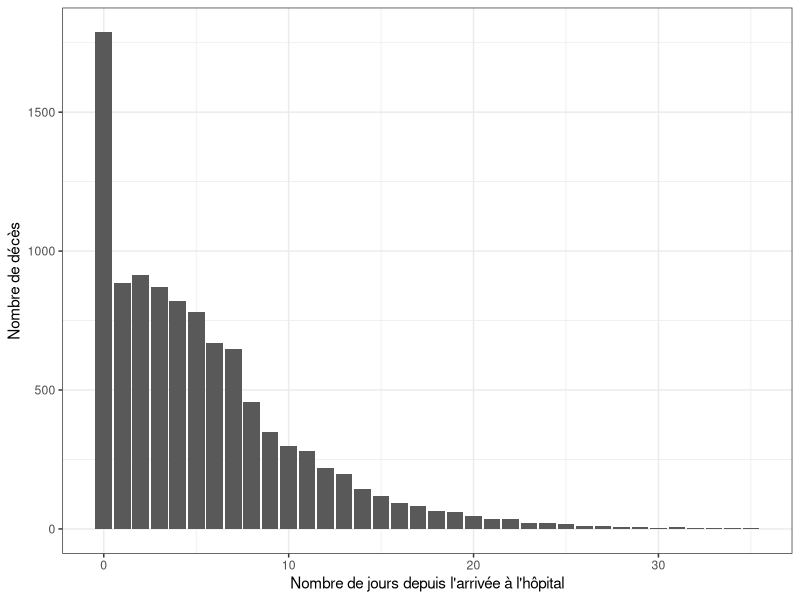
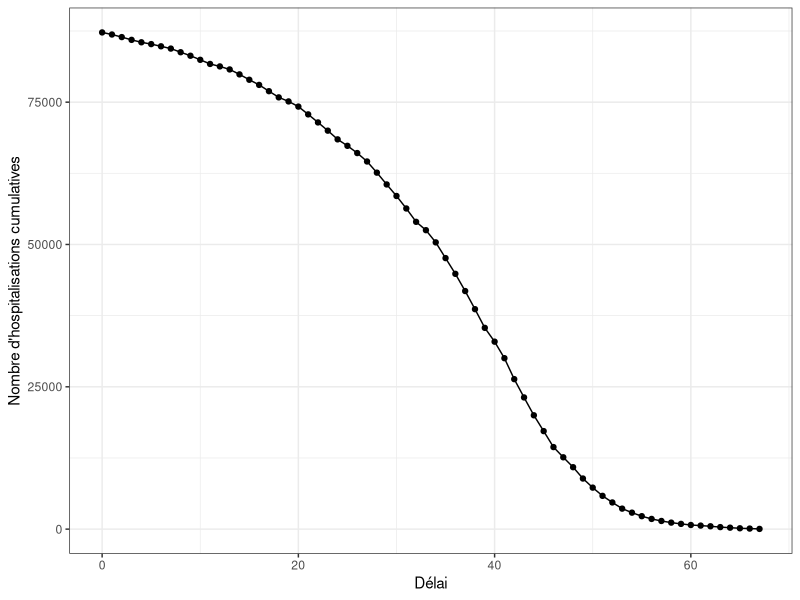
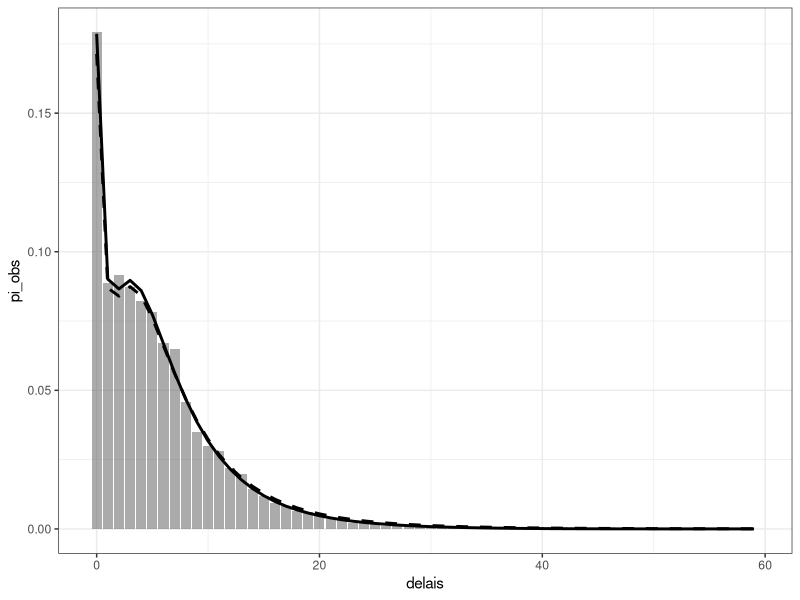
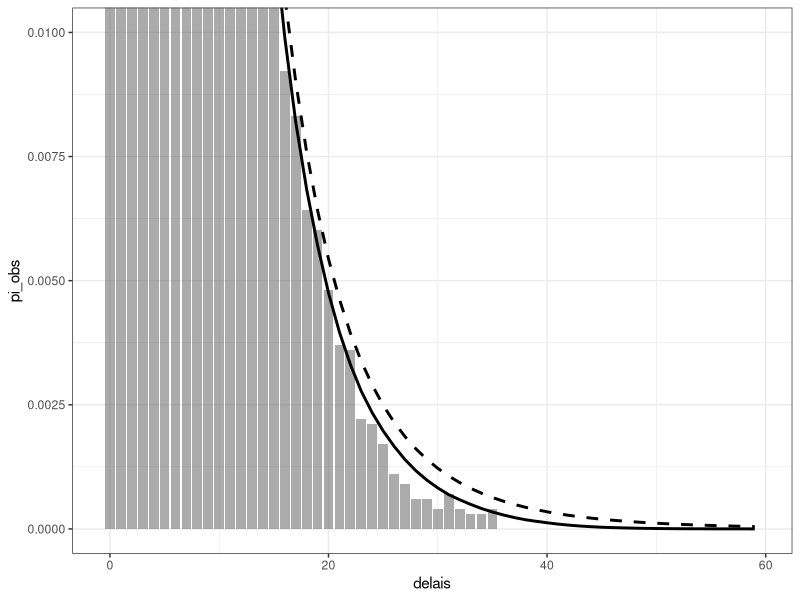

These figures' R source, in order:
## ---- chunk 1
library(readr)
library(dplyr)
library(ggplot2)
theme_set(theme_bw())
## ---- chunk 2
deces_delai <- read_csv2("delay_observed_hosp_death_by_age.csv",
                         name_repair = "minimal")
head(deces_delai)
## ---- chunk 3
colnames(deces_delai)[1] <- "delai"
deces_delai$total <- rowSums(deces_delai[, -1])
head(deces_delai)
## ---- chunk 4
ggplot(deces_delai, aes(x = delai, y = total)) +
    geom_col() +
    labs(x = "Nombre de jours depuis l'arrivée à l'hôpital", 
         y = "Nombre de décès")
## ---- chunk 5
hosp <- read_csv("dailyHospCounts.csv", name_repair = "minimal")
hosp$total <- rowSums(hosp[, -1])
head(hosp)
## ---- chunk 6
hosp <- mutate(hosp, max_delai = max(Date) - Date,
               n_delai = cumsum(total))
hosp <- select(hosp, Date, total, max_delai, n_delai) 
head(hosp)
## ---- chunk 7
hosp <- arrange(hosp, max_delai)
head(hosp)
## ---- chunk 8
ggplot(hosp, aes(x = max_delai, y = n_delai)) +
    geom_point() +
    geom_line() +
    labs(x = "Délai", y = "Nombre d'hospitalisations cumulatives")
## ---- chunk 9
# Valeurs de k (définissent les intervalles k < t <= k+1)
# avec distribution tronquée à T = 60 
delais <- 0:59
# Nombre de décès pour chaque k (il faut ajouter des zéros pour arriver à k = 59)
n_dec <- c(deces_delai$total, rep(0, 24))
# Proportion des décès pour chaque k
pi_obs <- n_dec / sum(n_dec)
# Valeurs de N(k+1)
n_delai <- hosp$n_delai[2:61]
## ---- chunk 10
# Fonction pour calculer pi_exp avant correction
calc_pi_exp_noncor <- function(pars) {
    # Extraire les paramètres du vecteur pars
    rho <- pars[1]
    m <- pars[2]
    mu <- pars[3]
    sigma <- pars[4]    
    # Calculer pi_exp avant la correction
    pi_exp_noncor <- (1-rho) * (pexp(delais + 1, 1/m) - pexp(delais, 1/m)) +
                    rho * (plnorm(delais + 1, mu, sigma) - plnorm(delais, mu, sigma))
    pi_exp_noncor
}

# Fonction pour effectuer la correction des pi_exp en fonction des n_hosp
calc_pi_exp_cor <- function(pi_exp_noncor) {
    (n_delai * pi_exp_noncor) / sum(n_delai * pi_exp_noncor)
}

# Fonction objectif à minimiser (somme des écarts carrés)
fonc_obj <- function(pars) {
    pi_exp_noncor <- calc_pi_exp_noncor(pars)
    pi_exp_cor <- calc_pi_exp_cor(pi_exp_noncor)
    sum((pi_obs - pi_exp_cor)^2)
}
## ---- chunk 11
fit <- optim(par = c(rho = 0.5, m = 1, mu = 1, sigma = 1), 
             fn = fonc_obj, method = "L-BFGS-B",
             lower = c(rho = 0, m = 0, mu = -10, sigma = 0),
             upper = c(rho = 1, m = 10, mu = 10, sigma = 10))
## ---- chunk 12
fit$par
## ---- chunk 13
pi_exp_noncor <- calc_pi_exp_noncor(fit$par)
pi_exp_cor <- calc_pi_exp_cor(pi_exp_noncor)
## ---- chunk 14
ggplot(NULL, aes(x = delais)) +
    geom_col(aes(y = pi_obs), alpha = 0.5) +
    geom_line(aes(y = pi_exp_noncor), size = 1, linetype = "dashed") +
    geom_line(aes(y = pi_exp_cor), size = 1)
## ---- chunk 15
ggplot(NULL, aes(x = delais)) +
    geom_col(aes(y = pi_obs), alpha = 0.5) +
    geom_line(aes(y = pi_exp_noncor), size = 1, linetype = "dashed") +
    geom_line(aes(y = pi_exp_cor), size = 1) +
    coord_cartesian(ylim = c(0, 0.01))
## ---- chunk 16
paste0("Délai moyen observé: ", round(sum(pi_obs * (delais + 0.5)), 3))
paste0("Délai moyen attendu après correction: ", round(sum(pi_exp_cor * (delais + 0.5)), 3))
paste0("Délai moyen attendu avant correction: ", round(sum(pi_exp_noncor * (delais + 0.5)), 3))
